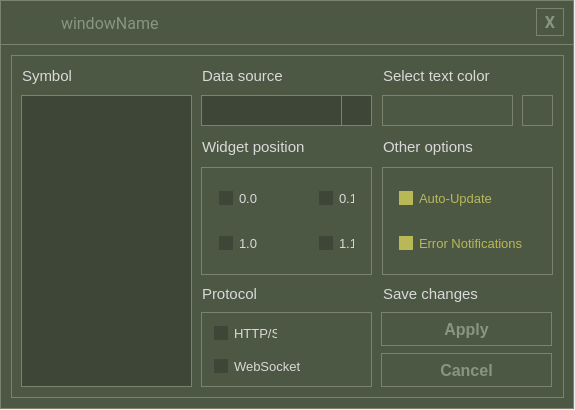
<?xml version="1.0" encoding="UTF-8"?>
<ui version="4.0">
 <class>Configurator</class>
 <widget class="QWidget" name="Configurator">
  <property name="geometry">
   <rect>
    <x>0</x>
    <y>0</y>
    <width>575</width>
    <height>410</height>
   </rect>
  </property>
  <property name="font">
   <font>
    <family>Roboto</family>
    <pointsize>8</pointsize>
   </font>
  </property>
  <property name="windowTitle">
   <string>Configurator</string>
  </property>
  <property name="windowIcon">
   <iconset resource="../resources/application.qrc">
    <normaloff>:/img/icon.svg</normaloff>:/img/icon.svg</iconset>
  </property>
  <property name="autoFillBackground">
   <bool>false</bool>
  </property>
  <property name="styleSheet">
   <string notr="true"/>
  </property>
  <property name="locale">
   <locale language="English" country="UnitedStates"/>
  </property>
  <widget class="QWidget" name="localWidget" native="true">
   <property name="geometry">
    <rect>
     <x>0</x>
     <y>0</y>
     <width>574</width>
     <height>409</height>
    </rect>
   </property>
   <property name="styleSheet">
    <string notr="true">QWidget {
background-color: #4C5844;
color: #D9D9D9;
border: 1px solid #7A836E;
}</string>
   </property>
   <widget class="Line" name="line">
    <property name="geometry">
     <rect>
      <x>0</x>
      <y>44</y>
      <width>681</width>
      <height>1</height>
     </rect>
    </property>
    <property name="orientation">
     <enum>Qt::Horizontal</enum>
    </property>
   </widget>
  </widget>
  <widget class="QWidget" name="horizontalLayoutWidget">
   <property name="geometry">
    <rect>
     <x>1</x>
     <y>1</y>
     <width>571</width>
     <height>44</height>
    </rect>
   </property>
   <layout class="QHBoxLayout" name="horizontalLayout" stretch="10,2,40,46,2">
    <item>
     <widget class="QLabel" name="label">
      <property name="maximumSize">
       <size>
        <width>42</width>
        <height>42</height>
       </size>
      </property>
      <property name="styleSheet">
       <string notr="true"/>
      </property>
      <property name="text">
       <string/>
      </property>
      <property name="pixmap">
       <pixmap resource="../resources/application.qrc">:/img/icon.svg</pixmap>
      </property>
      <property name="scaledContents">
       <bool>true</bool>
      </property>
      <property name="alignment">
       <set>Qt::AlignCenter</set>
      </property>
      <property name="margin">
       <number>10</number>
      </property>
     </widget>
    </item>
    <item>
     <spacer name="horizontalSpacer_4">
      <property name="orientation">
       <enum>Qt::Horizontal</enum>
      </property>
      <property name="sizeHint" stdset="0">
       <size>
        <width>40</width>
        <height>20</height>
       </size>
      </property>
     </spacer>
    </item>
    <item>
     <widget class="QLabel" name="windowName">
      <property name="font">
       <font>
        <family>Roboto</family>
        <pointsize>12</pointsize>
       </font>
      </property>
      <property name="styleSheet">
       <string notr="true">color:#899581;</string>
      </property>
      <property name="frameShape">
       <enum>QFrame::NoFrame</enum>
      </property>
      <property name="text">
       <string>windowName</string>
      </property>
     </widget>
    </item>
    <item>
     <spacer name="horizontalSpacer">
      <property name="orientation">
       <enum>Qt::Horizontal</enum>
      </property>
      <property name="sizeHint" stdset="0">
       <size>
        <width>40</width>
        <height>20</height>
       </size>
      </property>
     </spacer>
    </item>
    <item>
     <spacer name="horizontalSpacer_2">
      <property name="orientation">
       <enum>Qt::Horizontal</enum>
      </property>
      <property name="sizeHint" stdset="0">
       <size>
        <width>40</width>
        <height>20</height>
       </size>
      </property>
     </spacer>
    </item>
   </layout>
  </widget>
  <widget class="QGroupBox" name="main_groupBox">
   <property name="geometry">
    <rect>
     <x>1</x>
     <y>45</y>
     <width>573</width>
     <height>363</height>
    </rect>
   </property>
   <property name="styleSheet">
    <string notr="true">QGroupBox {
	margin:10px;
	border: 1px solid #7A836E;
	color:#D9D9D9;
}
QLabel {
	color:#D9D9D9;
}
QWidget {
	background-color:#4C5844;
	color: #D9D9D9;
	border: 1px solid #7A836E;
}
QRadioButton::indicator {
    background-color: #3E4637;
}
QCheckBox::indicator {
    background-color: #3E4637;
}
QRadioButton::indicator:checked {
    background-color: #B8B857;
}
QCheckBox::indicator:checked {
    background-color: #B8B857;
}</string>
   </property>
   <property name="title">
    <string/>
   </property>
   <widget class="QGroupBox" name="widgetPosition_groupBox">
    <property name="geometry">
     <rect>
      <x>190</x>
      <y>122</y>
      <width>181</width>
      <height>118</height>
     </rect>
    </property>
    <property name="font">
     <font>
      <family>Roboto</family>
      <pointsize>10</pointsize>
     </font>
    </property>
    <property name="autoFillBackground">
     <bool>false</bool>
    </property>
    <property name="styleSheet">
     <string notr="true">margin: 0px 0px 10px 10px;
border: 1px solid #7A836E;</string>
    </property>
    <property name="title">
     <string/>
    </property>
    <widget class="QRadioButton" name="widgetPosition_radioButton__4">
     <property name="geometry">
      <rect>
       <x>110</x>
       <y>50</y>
       <width>71</width>
       <height>53</height>
      </rect>
     </property>
     <property name="font">
      <font>
       <family>Segoe UI</family>
       <pointsize>10</pointsize>
      </font>
     </property>
     <property name="styleSheet">
      <string notr="true">QRadioButton {
	margin: 18px;
	border: 0px solid #7A836E;
	color: #D9D9D9;
}
QRadioButton:hover {
	color: #B8B857;
}
QRadioButton:checked {
	color: #B8B857;
}</string>
     </property>
     <property name="text">
      <string>1.1</string>
     </property>
    </widget>
    <widget class="QRadioButton" name="widgetPosition_radioButton__2">
     <property name="geometry">
      <rect>
       <x>110</x>
       <y>5</y>
       <width>71</width>
       <height>53</height>
      </rect>
     </property>
     <property name="font">
      <font>
       <family>Segoe UI</family>
       <pointsize>10</pointsize>
      </font>
     </property>
     <property name="styleSheet">
      <string notr="true">QRadioButton {
	margin: 18px;
	border: 0px solid #7A836E;
	color: #D9D9D9;
}
QRadioButton:hover {
	color: #B8B857;
}
QRadioButton:checked {
	color: #B8B857;
}</string>
     </property>
     <property name="text">
      <string>0.1</string>
     </property>
    </widget>
    <widget class="QRadioButton" name="widgetPosition_radioButton__1">
     <property name="geometry">
      <rect>
       <x>10</x>
       <y>5</y>
       <width>85</width>
       <height>53</height>
      </rect>
     </property>
     <property name="font">
      <font>
       <family>Segoe UI</family>
       <pointsize>10</pointsize>
      </font>
     </property>
     <property name="styleSheet">
      <string notr="true">QRadioButton {
	margin: 18px;
	border: 0px solid #7A836E;
	color: #D9D9D9;
}
QRadioButton:hover {
	color: #B8B857;
}
QRadioButton:checked {
	color: #B8B857;
}</string>
     </property>
     <property name="text">
      <string>0.0</string>
     </property>
    </widget>
    <widget class="QRadioButton" name="widgetPosition_radioButton__3">
     <property name="geometry">
      <rect>
       <x>10</x>
       <y>50</y>
       <width>85</width>
       <height>53</height>
      </rect>
     </property>
     <property name="font">
      <font>
       <family>Segoe UI</family>
       <pointsize>10</pointsize>
      </font>
     </property>
     <property name="styleSheet">
      <string notr="true">QRadioButton {
	margin: 18px;
	border: 0px solid #7A836E;
	color: #D9D9D9;
}
QRadioButton:hover {
	color: #B8B857;
}
QRadioButton:checked {
	color: #B8B857;
}</string>
     </property>
     <property name="text">
      <string>1.0</string>
     </property>
    </widget>
   </widget>
   <widget class="QLabel" name="widgetPosition_label">
    <property name="geometry">
     <rect>
      <x>190</x>
      <y>81</y>
      <width>181</width>
      <height>41</height>
     </rect>
    </property>
    <property name="font">
     <font>
      <family>Segoe UI</family>
      <pointsize>11</pointsize>
     </font>
    </property>
    <property name="styleSheet">
     <string notr="true">border: 0px solid black;margin: 6px 0px 6px 7px;</string>
    </property>
    <property name="text">
     <string>Widget position</string>
    </property>
   </widget>
   <widget class="QTextEdit" name="symbol_textEdit">
    <property name="geometry">
     <rect>
      <x>10</x>
      <y>50</y>
      <width>181</width>
      <height>302</height>
     </rect>
    </property>
    <property name="font">
     <font>
      <family>Roboto</family>
      <pointsize>9</pointsize>
     </font>
    </property>
    <property name="styleSheet">
     <string notr="true">margin: 0px 0px 10px 10px;background-color: #3E4637;</string>
    </property>
   </widget>
   <widget class="QLabel" name="symbol_textEdit_label">
    <property name="geometry">
     <rect>
      <x>10</x>
      <y>10</y>
      <width>181</width>
      <height>41</height>
     </rect>
    </property>
    <property name="font">
     <font>
      <family>Segoe UI</family>
      <pointsize>11</pointsize>
     </font>
    </property>
    <property name="autoFillBackground">
     <bool>false</bool>
    </property>
    <property name="styleSheet">
     <string notr="true">border: 0px solid black;margin: 6px 0px 6px 7px;</string>
    </property>
    <property name="text">
     <string>Symbol</string>
    </property>
   </widget>
   <widget class="QPushButton" name="cancelButton">
    <property name="geometry">
     <rect>
      <x>370</x>
      <y>308</y>
      <width>181</width>
      <height>44</height>
     </rect>
    </property>
    <property name="maximumSize">
     <size>
      <width>16777215</width>
      <height>16777215</height>
     </size>
    </property>
    <property name="font">
     <font>
      <family>Segoe UI</family>
      <pointsize>12</pointsize>
      <bold>true</bold>
      <stylestrategy>PreferDefault</stylestrategy>
      <kerning>true</kerning>
     </font>
    </property>
    <property name="styleSheet">
     <string notr="true">QPushButton {
	background-color:#4C5844;
	color:#899581;
	border: 1px solid #7A836E;
	margin: 0px 0px 10px 10px;
}

QPushButton:hover {
    background-color: #3E4637;
}
</string>
    </property>
    <property name="text">
     <string>Cancel</string>
    </property>
    <property name="autoDefault">
     <bool>false</bool>
    </property>
    <property name="default">
     <bool>false</bool>
    </property>
    <property name="flat">
     <bool>false</bool>
    </property>
   </widget>
   <widget class="QPushButton" name="applyButton">
    <property name="geometry">
     <rect>
      <x>370</x>
      <y>267</y>
      <width>181</width>
      <height>44</height>
     </rect>
    </property>
    <property name="maximumSize">
     <size>
      <width>16777215</width>
      <height>16777215</height>
     </size>
    </property>
    <property name="font">
     <font>
      <family>Segoe UI</family>
      <pointsize>12</pointsize>
      <bold>true</bold>
      <stylestrategy>PreferDefault</stylestrategy>
      <kerning>true</kerning>
     </font>
    </property>
    <property name="styleSheet">
     <string notr="true">QPushButton {
	background-color:#4C5844;
	color:#899581;
	border: 1px solid #7A836E;
	margin: 0px 0px 10px 10px;
}

QPushButton:hover {
    background-color: #3E4637;
}
</string>
    </property>
    <property name="text">
     <string>Apply</string>
    </property>
    <property name="autoDefault">
     <bool>false</bool>
    </property>
    <property name="default">
     <bool>false</bool>
    </property>
    <property name="flat">
     <bool>false</bool>
    </property>
   </widget>
   <widget class="QLabel" name="chooseTextColor_label">
    <property name="geometry">
     <rect>
      <x>371</x>
      <y>10</y>
      <width>181</width>
      <height>41</height>
     </rect>
    </property>
    <property name="font">
     <font>
      <family>Segoe UI</family>
      <pointsize>11</pointsize>
     </font>
    </property>
    <property name="styleSheet">
     <string notr="true">border: 0px solid black;margin: 6px 0px 6px 7px;</string>
    </property>
    <property name="text">
     <string>Select text color</string>
    </property>
   </widget>
   <widget class="QPushButton" name="selectColor_button">
    <property name="geometry">
     <rect>
      <x>511</x>
      <y>50</y>
      <width>41</width>
      <height>41</height>
     </rect>
    </property>
    <property name="font">
     <font>
      <pointsize>12</pointsize>
      <bold>true</bold>
     </font>
    </property>
    <property name="styleSheet">
     <string notr="true">QPushButton {
	background-color:#4C5844;
	color:#899581;
	border: 1px solid #7A836E;
	margin: 0px 0px 10px 10px;
}

QPushButton:hover {
    background-color: #3E4637;
}
</string>
    </property>
    <property name="text">
     <string/>
    </property>
    <property name="icon">
     <iconset resource="../resources/application.qrc">
      <normaloff>:/img/color-dropper.svg</normaloff>:/img/color-dropper.svg</iconset>
    </property>
   </widget>
   <widget class="QLabel" name="currentColor_label">
    <property name="geometry">
     <rect>
      <x>371</x>
      <y>50</y>
      <width>141</width>
      <height>41</height>
     </rect>
    </property>
    <property name="styleSheet">
     <string notr="true">margin: 0px 0px 10px 10px;
border: 1px solid #7A836E;</string>
    </property>
    <property name="text">
     <string/>
    </property>
   </widget>
   <widget class="QLabel" name="protocol_label">
    <property name="geometry">
     <rect>
      <x>190</x>
      <y>228</y>
      <width>181</width>
      <height>41</height>
     </rect>
    </property>
    <property name="font">
     <font>
      <family>Segoe UI</family>
      <pointsize>11</pointsize>
     </font>
    </property>
    <property name="styleSheet">
     <string notr="true">border: 0px solid black;margin: 6px 0px 6px 7px;</string>
    </property>
    <property name="text">
     <string>Protocol</string>
    </property>
   </widget>
   <widget class="QGroupBox" name="protocol_groupBox">
    <property name="geometry">
     <rect>
      <x>190</x>
      <y>267</y>
      <width>181</width>
      <height>85</height>
     </rect>
    </property>
    <property name="styleSheet">
     <string notr="true">background-color:#4C5844;
border: 1px solid #7A836E;
margin: 0px 0px 10px 10px;</string>
    </property>
    <property name="title">
     <string/>
    </property>
    <widget class="QRadioButton" name="protocol_https_radioButton">
     <property name="geometry">
      <rect>
       <x>15</x>
       <y>12</y>
       <width>71</width>
       <height>19</height>
      </rect>
     </property>
     <property name="font">
      <font>
       <pointsize>10</pointsize>
      </font>
     </property>
     <property name="whatsThis">
      <string/>
     </property>
     <property name="styleSheet">
      <string notr="true">QRadioButton {
	margin:0px 0px 0px 8px;
	border: 0px solid #7A836E;
	background-color: rgba(255, 255, 255, 0);
	color: #D9D9D9;
}
QRadioButton:hover {
	color: #B8B857;
}
QRadioButton:checked {
	color: #B8B857;
}</string>
     </property>
     <property name="text">
      <string>HTTP/S</string>
     </property>
    </widget>
    <widget class="QRadioButton" name="protocol_ws_radioButton">
     <property name="enabled">
      <bool>true</bool>
     </property>
     <property name="geometry">
      <rect>
       <x>15</x>
       <y>45</y>
       <width>94</width>
       <height>19</height>
      </rect>
     </property>
     <property name="font">
      <font>
       <pointsize>10</pointsize>
      </font>
     </property>
     <property name="whatsThis">
      <string/>
     </property>
     <property name="styleSheet">
      <string notr="true">QRadioButton {
	margin:0px 0px 0px 8px;
	border: 0px solid #7A836E;
	background-color: rgba(255, 255, 255, 0);
	color: #D9D9D9;
}
QRadioButton:hover {
	color: #B8B857;
}
QRadioButton:checked {
	color: #B8B857;
}</string>
     </property>
     <property name="text">
      <string>WebSocket</string>
     </property>
    </widget>
   </widget>
   <widget class="QGroupBox" name="dev_groupBox">
    <property name="geometry">
     <rect>
      <x>371</x>
      <y>122</y>
      <width>181</width>
      <height>108</height>
     </rect>
    </property>
    <property name="styleSheet">
     <string notr="true">background-color:#4C5844;
border: 1px solid #7A836E;
margin: 0px 0px 0px 10px;</string>
    </property>
    <property name="title">
     <string/>
    </property>
    <widget class="QCheckBox" name="auto_update_checkBox">
     <property name="enabled">
      <bool>true</bool>
     </property>
     <property name="geometry">
      <rect>
       <x>10</x>
       <y>6</y>
       <width>171</width>
       <height>51</height>
      </rect>
     </property>
     <property name="font">
      <font>
       <pointsize>10</pointsize>
      </font>
     </property>
     <property name="styleSheet">
      <string notr="true">QCheckBox {
	border: 0px solid black;
	margin: 0px 0px 0px 17px;
	background-color: rgba(255, 255, 255, 0);
}
QCheckBox:hover {
	color: #B8B857;
}
QCheckBox:checked {
	color: #B8B857;
}</string>
     </property>
     <property name="text">
      <string>Auto-Update</string>
     </property>
     <property name="checkable">
      <bool>true</bool>
     </property>
     <property name="checked">
      <bool>true</bool>
     </property>
     <property name="tristate">
      <bool>false</bool>
     </property>
    </widget>
    <widget class="QCheckBox" name="error_notifications_checkBox">
     <property name="enabled">
      <bool>true</bool>
     </property>
     <property name="geometry">
      <rect>
       <x>10</x>
       <y>51</y>
       <width>171</width>
       <height>51</height>
      </rect>
     </property>
     <property name="font">
      <font>
       <pointsize>10</pointsize>
      </font>
     </property>
     <property name="styleSheet">
      <string notr="true">QCheckBox {
	border: 0px solid black;
	margin: 0px 0px 0px 17px;
	background-color: rgba(255, 255, 255, 0);
}
QCheckBox:hover {
	color: #B8B857;
}
QCheckBox:checked {
	color: #B8B857;
}</string>
     </property>
     <property name="text">
      <string>Error Notifications</string>
     </property>
     <property name="checkable">
      <bool>true</bool>
     </property>
     <property name="checked">
      <bool>true</bool>
     </property>
     <property name="tristate">
      <bool>false</bool>
     </property>
    </widget>
   </widget>
   <widget class="QLabel" name="dataSources_label">
    <property name="geometry">
     <rect>
      <x>190</x>
      <y>10</y>
      <width>181</width>
      <height>41</height>
     </rect>
    </property>
    <property name="font">
     <font>
      <family>Segoe UI</family>
      <pointsize>11</pointsize>
     </font>
    </property>
    <property name="styleSheet">
     <string notr="true">border: 0px solid black;margin: 6px 0px 6px 7px;</string>
    </property>
    <property name="text">
     <string>Data source</string>
    </property>
   </widget>
   <widget class="QComboBox" name="dataSources_comboBox">
    <property name="geometry">
     <rect>
      <x>200</x>
      <y>50</y>
      <width>171</width>
      <height>31</height>
     </rect>
    </property>
    <property name="font">
     <font>
      <pointsize>12</pointsize>
     </font>
    </property>
    <property name="styleSheet">
     <string notr="true">QComboBox {
    background-color: #3E4637;
    color: #D9D9D9;
    border: 1px solid #7A836E;
    padding: 5px;
	margin: 0px;
}
QComboBox::down-arrow {
	height: 20px;
	width: 20px;
}
QComboBox::drop-down {
    subcontrol-origin: padding;
    subcontrol-position: right;
    width: 29px;
    border-left-width: 1px;
    border-left-color: #7A836E;
    border-left-style: solid;
	background-color: #3E4637;
	color: #D9D9D9;
	margin: 0px;
}</string>
    </property>
    <property name="currentText">
     <string/>
    </property>
    <property name="currentIndex">
     <number>-1</number>
    </property>
   </widget>
   <widget class="QLabel" name="otherOptions_label">
    <property name="geometry">
     <rect>
      <x>371</x>
      <y>81</y>
      <width>181</width>
      <height>41</height>
     </rect>
    </property>
    <property name="font">
     <font>
      <family>Segoe UI</family>
      <pointsize>11</pointsize>
     </font>
    </property>
    <property name="styleSheet">
     <string notr="true">border: 0px solid black;margin: 6px 0px 6px 7px;</string>
    </property>
    <property name="text">
     <string>Other options</string>
    </property>
   </widget>
   <widget class="QLabel" name="save_label">
    <property name="geometry">
     <rect>
      <x>371</x>
      <y>228</y>
      <width>181</width>
      <height>41</height>
     </rect>
    </property>
    <property name="font">
     <font>
      <family>Segoe UI</family>
      <pointsize>11</pointsize>
     </font>
    </property>
    <property name="styleSheet">
     <string notr="true">border: 0px solid black;margin: 6px 0px 6px 7px;</string>
    </property>
    <property name="text">
     <string>Save changes</string>
    </property>
   </widget>
   <widget class="QLabel" name="dataSources_image_label">
    <property name="enabled">
     <bool>true</bool>
    </property>
    <property name="geometry">
     <rect>
      <x>343</x>
      <y>50</y>
      <width>25</width>
      <height>30</height>
     </rect>
    </property>
    <property name="styleSheet">
     <string notr="true">background-color: transparent;
border: 0px solid;</string>
    </property>
    <property name="text">
     <string/>
    </property>
    <property name="pixmap">
     <pixmap resource="../resources/application.qrc">:/img/down_arrow.svg</pixmap>
    </property>
    <property name="scaledContents">
     <bool>true</bool>
    </property>
    <property name="alignment">
     <set>Qt::AlignCenter</set>
    </property>
    <property name="wordWrap">
     <bool>false</bool>
    </property>
    <property name="margin">
     <number>6</number>
    </property>
   </widget>
  </widget>
  <widget class="QPushButton" name="closeButton">
   <property name="geometry">
    <rect>
     <x>536</x>
     <y>8</y>
     <width>28</width>
     <height>28</height>
    </rect>
   </property>
   <property name="maximumSize">
    <size>
     <width>28</width>
     <height>28</height>
    </size>
   </property>
   <property name="font">
    <font>
     <family>Segoe UI</family>
     <pointsize>12</pointsize>
     <bold>true</bold>
     <stylestrategy>PreferDefault</stylestrategy>
     <kerning>true</kerning>
    </font>
   </property>
   <property name="styleSheet">
    <string notr="true">QPushButton {
	background-color: #4C5844;
	color: #899581;
	border: 1px solid #7A836E;
}

QPushButton:hover {
    background-color: #3E4637;
}
</string>
   </property>
   <property name="text">
    <string>X</string>
   </property>
   <property name="autoDefault">
    <bool>false</bool>
   </property>
   <property name="default">
    <bool>false</bool>
   </property>
   <property name="flat">
    <bool>false</bool>
   </property>
  </widget>
 </widget>
 <resources>
  <include location="../resources/application.qrc"/>
 </resources>
 <connections/>
</ui>
